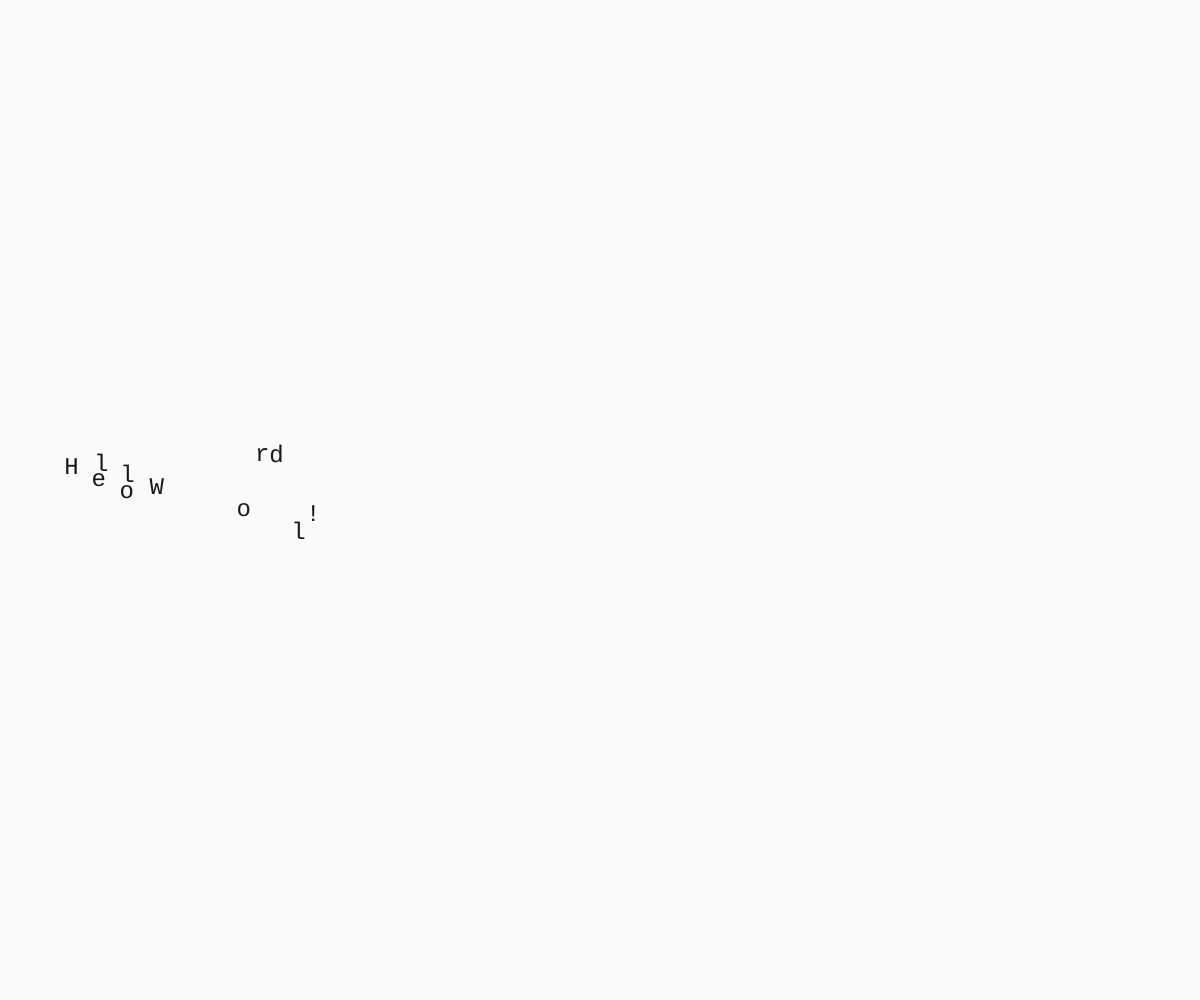
Frame 1 (no input)
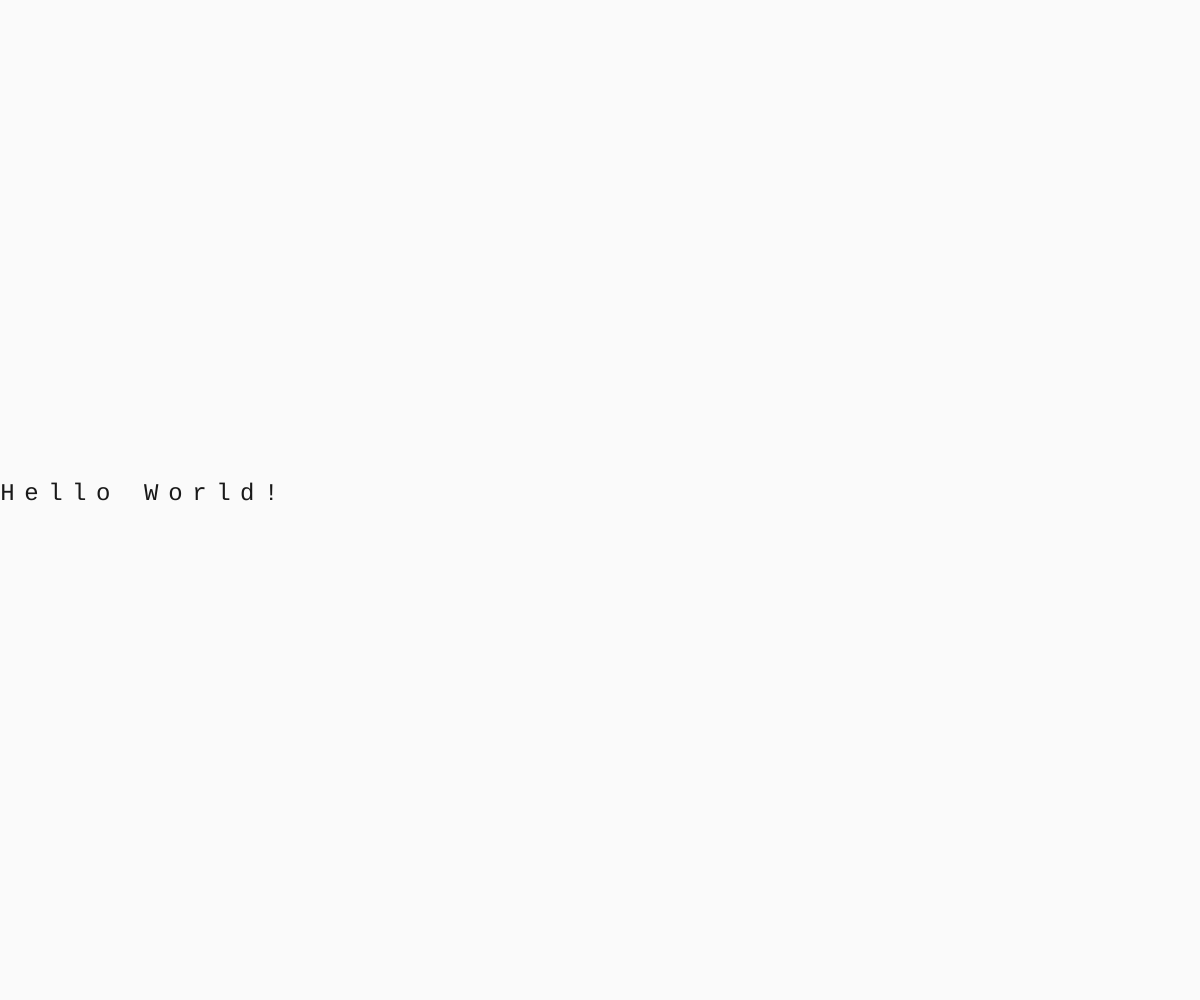
Frame 60 (no input)
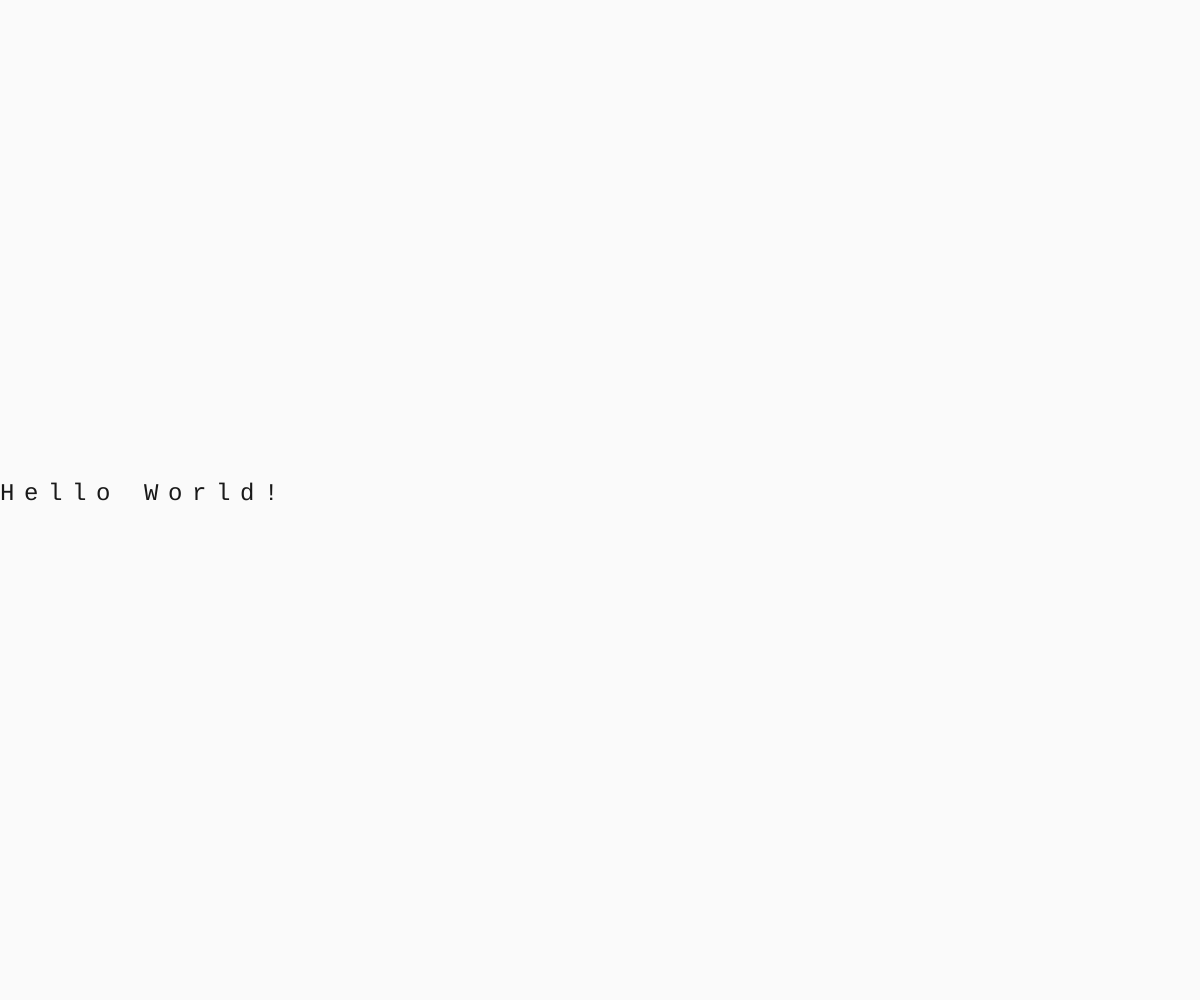
Frame 120 (the mouse pressed at the canvas centre since frame 60)

The p5.js sketch that drew these frames (run headless with seeded random() and noise() and a simulated clock; from frame 60 on, the mouse is pressed at the canvas centre):

// p5.js sketch
// ── sketch.js
var charObjs = [];
var myString = "Hello World!"
var xPos = 0;
var charSize = 24;

function setup() {
  createCanvas(window.innerWidth, window.innerHeight);
  textFont ('Courier');

  for (var i = 0; i < myString.length; i++){
    var char = myString[i];
    charObjs[i] = new MovingChar (char, xPos, height/2, charSize, 0.1, 25);
    xPos += charSize;
  }
}


function draw() {
  background(250);

  for (var i = 0; i < charObjs.length; i++) {
    charObjs[i].move();
    charObjs[i].display();
  }
}

function keyPressed() {
  var newChar = new MovingChar (key, xPos , height/2, charSize, 0.1, 0);
  charObjs.push(newChar);
  xPos += charSize;
}

// ── movingChar.js
class MovingChar {
  constructor (char, x, y, size, speed, color) {
    this.char = char;
    this.targetX = x;
    this.targetY = y;
    this.x = x + random(100);
    this.y = y + random(-50, 50);
    this.size = size;
    this.speed = speed;
    this.color = color;
  }

  move() {
    var diffX = this.targetX - this.x;
    var diffY = this.targetY - this.y;

    this.x = this.x + diffX * this.speed;
    this.y = this.y + diffY * this.speed;
  }

  display() {
    fill(this.color);
    textSize(this.size);
    text(this.char, this.x, this.y);
  }

}
